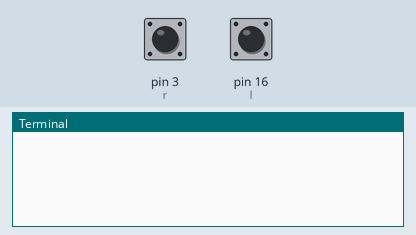
This program was run on a simulated Raspberry Pi (header pin numbers). Parts: the last lines printed to the terminal. Inputs (shaded band) come from the test bench; at power-on: pin 3 (r) HIGH, pin 16 (l) HIGH.

Above: at 1.2 s.
1.3 s: pin 3 (r) pulled LOW for 0.15 s
At 1.7 s:
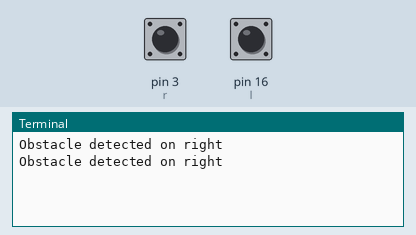
2.9 s: pin 16 (l) pulled LOW for 0.15 s
At 4.1 s:
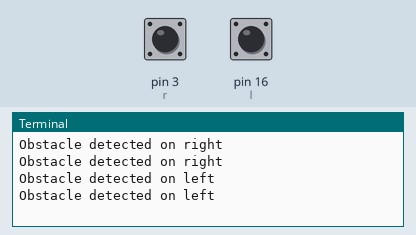

The program:

sensortest.py
```python
"""Set-up and execute the main loop"""
import RPi.GPIO as GPIO
import time

# Configure the basic params
GPIO.setwarnings(False)
GPIO.setmode(GPIO.BOARD)

# Right sensor
GPIO.setup(3, GPIO.IN)

# Left sensor
GPIO.setup(16, GPIO.IN, pull_up_down=GPIO.PUD_UP)

# Main loop
while True:
    r = GPIO.input(3)
    l = GPIO.input(16)

    if r == 0:
        print('Obstacle detected on right')
        time.sleep(0.1)
    elif l == 0:
        print('Obstacle detected on left')
        time.sleep(0.1)
```

Measured:
- after the input at 1.3 s, the terminal: prints a new line at once (image 1)
- after the input at 2.9 s, the terminal: prints a new line at once (image 2)
